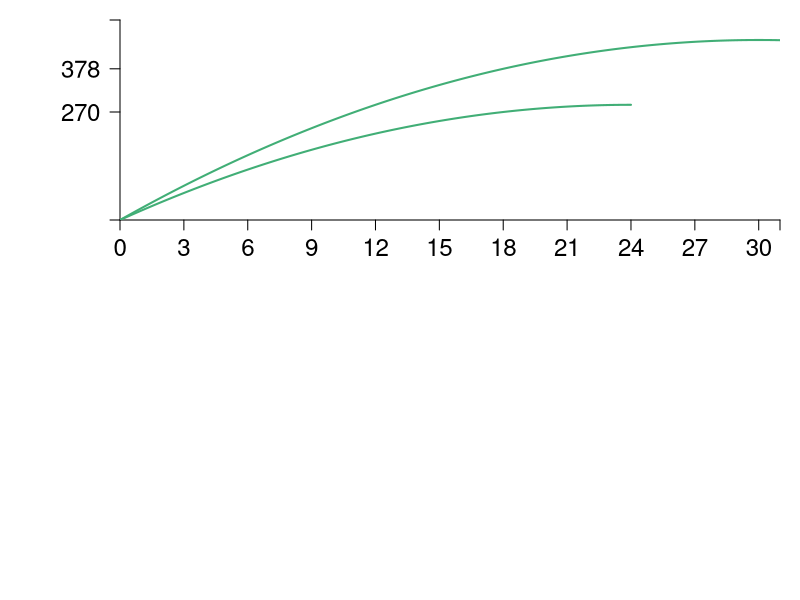

This chart was generated by the following R code: (Note: this script raises an error after producing the figure.)
require(shape)
pdf(file = "coordination_failures/production_mb.pdf", width = 9, height = 12)

#Set parameters for graphics
pointsize <- 1.8
axislabelsize <- 1.8
labelsize <- 1.5
namesize <- 1.8
annotatesize <- 1.5
graphlinewidth <- 2
segmentlinewidth <- 1.5

COL <- c("#7fc97f", "#beaed4", "#fdc086", "#ffff99", "#386cb0", "#f0027f", "#bf5b17", "#666666")
COLA <- c("#e0f3db", "#99d8c9","#66c2a4","#41ae76", "#238b45", "#005824")
COLB <- c("#4eb3d3", "#2b8cbe", "#0868ac","#084081")
Grays <- gray.colors(25, start = 1, end = 0)


#Need to create a stacked graph and 
#use the option mfrow = c(2,1) for that
par(mar =  c(4, 6, 1, 1), mfrow = c(2,1))

indiffA <- function(ea, uA = 46.08) {
  uA + (1/2)*(ea)^2
}

output <- function(ea, eb = 12, alpha = 30, beta = 1/2){
  (alpha - beta*(ea+eb))*ea
}

uA <- function(ea, ya = output) {
  ya - 0.5*(ea)^2
}

mrsA <- function(ea){
  ea
}

slopeline <- function(ea, yint = 0.5, slope = 2){
  yint + slope*ea
}


xlims <- c(0, 31)
ylims <- c(0, 500)

npts <- 501 
x <- seq(xlims[1], xlims[2], length.out = npts)
y <- seq(ylims[1], ylims[2], length.out = npts) 
a <- c(uA(ea = 12, output(ea = 12, eb = 12)), uA(ea = 15, output(ea = 15, eb = 0)), 300)

plot(0, 0, xlim = xlims, ylim = ylims, type = "n",
     xlab = expression(paste("")),
     ylab = expression(paste("")), 
     xaxt = "n", 
     yaxt = "n", 
     cex.lab = axislabelsize, 
     bty = "n",
     xaxs="i", 
     yaxs="i")

# ticksy <- seq(from = 0, to = ylims[2], by = 2)
# ylabels <- seq(from = 0, to = ylims[2], by = 2)
ticksx <- c(seq(xlims[1], xlims[2], 3), xlims[2])
xlabels <- c(seq(xlims[1], xlims[2], 3), NA)
ticksy <- c(0, output(ea = 18), output(ea = 18, eb = 0), ylims[2])
ylabels <- c(NA, output(ea = 18), output(ea = 18, eb = 0), NA)
# ticksy <- c(0, 144, 225, 300, ylims[2])
# ylabels <- c(NA, expression(paste(y[1]^A)), expression(paste(y[2]^A)), expression(paste(y[3]^A)), NA)
# ticksx <- c(0, 6.9, 12, 9.6, 16, 24, 26)
# xlabels <- c(NA, expression(paste(e^A,"*")), expression(paste(1/2*beta)), expression(paste(e^{AN})), expression(paste(alpha)), expression(paste(1/beta)), NA)

axis(1, at = ticksx, pos = 0, labels = xlabels, cex.axis= labelsize - 0.05)
axis(2, at = ticksy, pos = 0, labels = ylabels, las = 1, cex.axis= labelsize - 0.05)

npts <- 500 
xx1 <- seq(xlims[1], xlims[2], length.out = npts)
xx2 <- seq(xlims[1], 24, length.out = npts)
xx3 <- seq(14, 22, length.out = npts)

lines(xx1, output(xx1, eb = 0), col = COLA[4], lwd = graphlinewidth)
lines(xx2, output(xx2, eb = 12), col = COLA[4], lwd = graphlinewidth)

segments(0, output(ea = 18), 18, output(ea = 18), lty = 2, col = grays[20], lwd = segmentlinewidth, xpd = 350)
segments(0, output(ea = 18, eb = 0), 18, output(ea = 18, eb = 0), lty = 2, col = grays[20], lwd = segmentlinewidth, xpd = 350)

segments(18, -500, 18, 500, lty = 2, col = grays[20], lwd = segmentlinewidth, xpd = 350)

lines(xx3, slopeline(ea = xx3, slope = 6, yint = 162), lty = 2, col = "black", lwd = graphlinewidth)
lines(xx3, slopeline(ea = xx3, slope = 12, yint = 162), lty = 2, col = "black", lwd = graphlinewidth)

text(-4, 0.5*ylims[2], expression(paste("Consumption, ", y^A," (pounds, lb)")), xpd = TRUE, cex = axislabelsize, srt = 90)


points(18, output(ea = 18), pch = 16, col = "black", cex = 1.5)
text(18 - 0.75, output(ea = 18) + 14, expression(paste(j)), cex = annotatesize)

points(18, output(ea = 18, eb = 0), pch = 16, col = "black", cex = 1.5)
text(18 - 0.75, output(ea = 18, eb = 0) + 12, expression(paste(k)), cex = annotatesize)

text(21.8, 370, expression(paste(y(h^A, h^B == 0)) ), cex = annotatesize)
text(21.8, 250, expression(paste(y(h^A, h^B == 12))), cex = annotatesize)

############
# Bottom Fig 
############

MBenefit <- function(ea, eb = 12, alpha = 30, beta = 1/2) {
  (alpha - beta*eb - 2*beta*ea)
}

MCost <- function(ea, slope = 1, intercept = 0){
  slope*ea
}

xlims <- c(0, 31)
ylims <- c(0, 31)

npts <- 501 
x <- seq(xlims[1], xlims[2], length.out = npts)
y <- seq(ylims[1], ylims[2], length.out = npts) 

plot(0, 0, xlim = xlims, ylim = ylims, type = "n",
     xlab = expression(paste("")),
     ylab = expression(paste("")), 
     xaxt = "n", 
     yaxt = "n", 
     cex.lab = axislabelsize, 
     bty = "n",
     xaxs = "i", 
     yaxs = "i")

ticksy <- c(0, MBenefit(18, eb = 12), MBenefit(18, eb = 0), MBenefit(0, eb = 12), MBenefit(0, eb = 0), ylims[2])
ylabels <- c(NA, 6, 12, 24, 30, NA)

ticksx <- c(seq(xlims[1], xlims[2], 3), xlims[2])
xlabels <- c(seq(xlims[1], xlims[2], 3), NA)
#xlabels <- c(NA, expression(paste(h[1]^A)), expression(paste(h[2]^A)), expression(paste(frac(alpha - beta*h^b,2*beta) )), expression(paste(frac(alpha,2*beta) )), NA)

axis(1, at = ticksx, pos = 0, labels = xlabels ,las = 1, cex.axis = labelsize - 0.05)
axis(2, at = ticksy, pos = 0, labels = ylabels, las = 1, cex.axis = labelsize - 0.05)
#text(x = c(0, 12, 15, 24, 30, xlims[2]), par("usr")[3] - 0.4, labels = xlabels, srt = 0, pos = 1, xpd = TRUE, cex = labelsize - 0.05)

#mtext(expression(paste("Aram's hours, ", h^A)), side=1, line = 4, cex = axislabelsize)
text(0.5*xlims[2], -3.8, expression(paste("A's hours, ", h^A)), xpd = TRUE, cex = axislabelsize)
text(-4, 0.5*ylims[2], expression(paste("A's marginal benefit (pounds, lb) ")), xpd = TRUE, cex = axislabelsize, srt = 90) 

npts <- 500 
xx1 <- seq(xlims[1], xlims[2], length.out = npts)
xx2 <- seq(4, 8, length.out = npts)

#Marginal benefit when the other does produce
lines(xx1, MBenefit(xx1, eb = 0), col = COLA[4], lwd = graphlinewidth)

#Marginal benefit when B produce NE number of hours
lines(xx1, MBenefit(xx1, eb = 12), col = COLA[4], lwd = graphlinewidth)

segments(0, MBenefit(ea = 18), 18, MBenefit(ea = 18), lty = 2, col = grays[20], lwd = segmentlinewidth, xpd = 350)
segments(0, MBenefit(ea = 18, eb = 0), 18, MBenefit(ea = 18, eb = 0), lty = 2, col = grays[20], lwd = segmentlinewidth, xpd = 350)

segments(18, 0, 18, 500, lty = 2, col = grays[20], lwd = segmentlinewidth, xpd = 350)

text(10, 25.5, expression(paste("Marginal benefit")), cex = labelsize)
text(10, 24, expression(paste("when, ", h^B== 0 )), cex = labelsize)


text(10, 9.5, expression(paste("Marginal benefit ")), cex = labelsize)
text(10, 8, expression(paste("when, ", h^B == 12 )), cex = labelsize)


points(18, MBenefit(ea = 18), pch = 16, col = "black", cex = 1.5)
text(18 + 0.75, MBenefit(ea = 18) + 1, expression(paste(j)), cex = annotatesize)

points(18, MBenefit(ea = 18, eb = 0), pch = 16, col = "black", cex = 1.5)
text(18 + 0.75, MBenefit(ea = 18, eb = 0) + 1, expression(paste(k)), cex = annotatesize)

dev.off()
